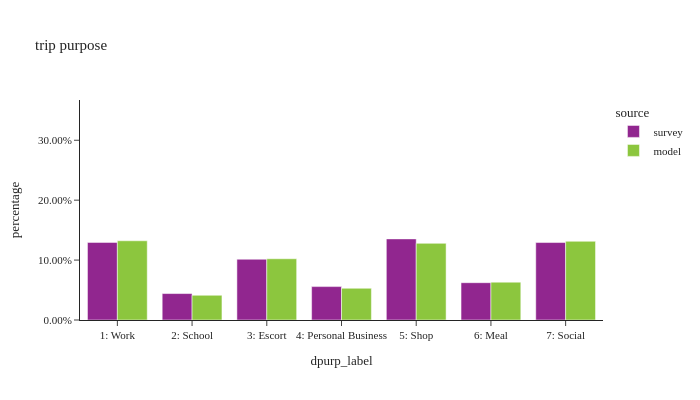

Write notebook code for a chart like this one.
### Code cell
trip_stats(df_trip,'dpurp_label','trip purpose')

### Figure 1 — Plotly figure (JSON) as saved in the notebook; plotly's stock layout.template omitted (floating-point values rounded to 4 significant figures)
{"data": [{"alignmentgroup": "True", "customdata": [[1485000.0, 2560.0], [505900.0, 663.0], [639100.0, 1124.0], [1552000.0, 2332.0], [713900.0, 1206.0], [1163000.0, 1460.0], [3924000.0, 7265.0], [1482000.0, 2983.0]], "hovertemplate": "source=survey<br>dpurp_label=%{x}<br>percentage=%{y}<br>total=%{customdata[0]}<br>sample_size=%{customdata[1]}<extra></extra>", "legendgroup": "survey", "marker": {"color": "#91268F", "pattern": {"shape": ""}}, "name": "survey", "offsetgroup": "survey", "orientation": "v", "showlegend": true, "textposition": "auto", "type": "bar", "x": ["1: Work", "2: School", "4: Personal Business", "5: Shop", "6: Meal", "3: Escort", null, "7: Social"], "xaxis": "x", "y": [0.1295, 0.04412, 0.05574, 0.1354, 0.06226, 0.1014, 0.3423, 0.1293], "yaxis": "y"}, {"alignmentgroup": "True", "customdata": [[2140000.0, 2140000.0], [672700.0, 672700.0], [2154000.0, 2154000.0], [1665000.0, 1665000.0], [2084000.0, 2084000.0], [1029000.0, 1029000.0], [862900.0, 862900.0], [5682000.0, 5682000.0]], "hovertemplate": "source=model<br>dpurp_label=%{x}<br>percentage=%{y}<br>total=%{customdata[0]}<br>sample_size=%{customdata[1]}<extra></extra>", "legendgroup": "model", "marker": {"color": "#8CC63E", "pattern": {"shape": ""}}, "name": "model", "offsetgroup": "model", "orientation": "v", "showlegend": true, "textposition": "auto", "type": "bar", "x": ["7: Social", "2: School", "1: Work", "3: Escort", "5: Shop", "6: Meal", "4: Personal Business", null], "xaxis": "x", "y": [0.1314, 0.0413, 0.1322, 0.1022, 0.1279, 0.06317, 0.05298, 0.3488], "yaxis": "y"}], "layout": {"barmode": "group", "font": {"size": 11}, "height": 400, "legend": {"title": {"text": "source"}, "tracegroupgap": 0}, "title": {"text": "trip purpose"}, "width": 700, "xaxis": {"anchor": "y", "categoryorder": "category ascending", "domain": [0.0, 1.0], "dtick": 1, "title": {"text": "dpurp_label"}}, "yaxis": {"anchor": "x", "domain": [0.0, 1.0], "tickformat": ".2%", "title": {"text": "percentage"}}}}
